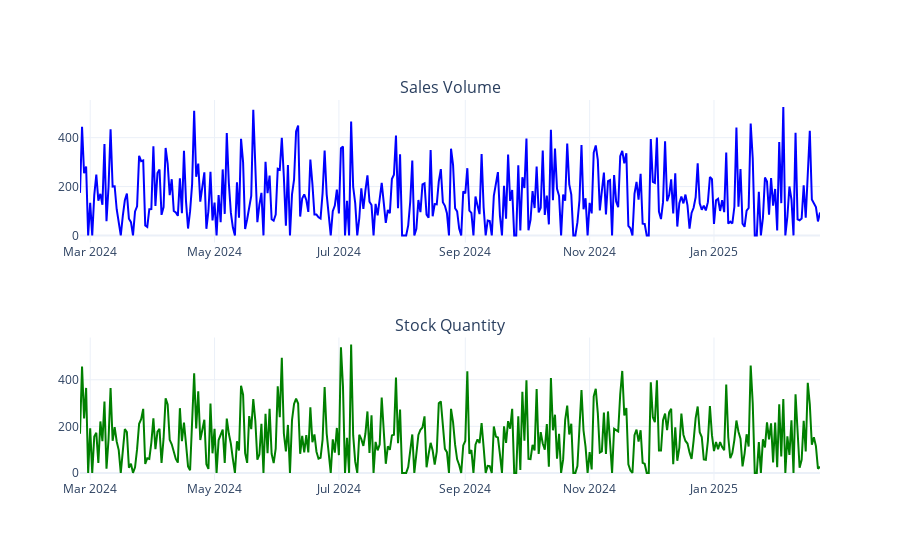

The code cell stored with this chart in its notebook:
### Markdown cell above
### Series Visualization

### Code cell
# Create a blank subplot figure with 2 vertical panels and titles
fig = make_subplots(rows=2, cols=1, subplot_titles=['Sales Volume', 'Stock Quantity'])

# Create individual line plots for each target variable
fig1 = px.line(df_target, y=['Sales_Volume'], color_discrete_sequence=['blue'])
fig2 = px.line(df_target, y=['Stock_Quantity'], color_discrete_sequence=['green'])

# Add the first plot (Sales Volume) to the top panel
fig.add_trace(fig1.data[0], row=1, col=1)
# Add the second plot (Stock Quantity) to the bottom panel
fig.add_trace(fig2.data[0], row=2, col=1)

# Adjust the overall figure layout (hide legend, set height)
fig.update_layout(showlegend=False)
# Display the interactive plot
fig.show()

### Figure 1 — Plotly figure (JSON) as saved in the notebook; plotly's stock layout.template omitted (floating-point values rounded to 4 significant figures; data arrays with more than 128 entries replaced by an {"elided": "..."} marker saying what was removed)
{"data": [{"hovertemplate": "variable=Sales_Volume<br>Date_Received=%{x}<br>value=%{y}<extra></extra>", "legendgroup": "Sales_Volume", "line": {"color": "blue", "dash": "solid"}, "marker": {"symbol": "circle"}, "mode": "lines", "name": "Sales_Volume", "orientation": "v", "showlegend": true, "type": "scatter", "x": {"elided": "364 str values"}, "xaxis": "x", "y": {"elided": "364 int values"}, "yaxis": "y"}, {"hovertemplate": "variable=Stock_Quantity<br>Date_Received=%{x}<br>value=%{y}<extra></extra>", "legendgroup": "Stock_Quantity", "line": {"color": "green", "dash": "solid"}, "marker": {"symbol": "circle"}, "mode": "lines", "name": "Stock_Quantity", "orientation": "v", "showlegend": true, "type": "scatter", "x": {"elided": "364 str values"}, "xaxis": "x2", "y": {"elided": "364 int values"}, "yaxis": "y2"}], "layout": {"annotations": [{"font": {"size": 16}, "showarrow": false, "text": "Sales Volume", "x": 0.5, "xanchor": "center", "xref": "paper", "y": 1, "yanchor": "bottom", "yref": "paper"}, {"font": {"size": 16}, "showarrow": false, "text": "Stock Quantity", "x": 0.5, "xanchor": "center", "xref": "paper", "y": 0.375, "yanchor": "bottom", "yref": "paper"}], "showlegend": false, "xaxis": {"anchor": "y", "domain": [0, 1]}, "xaxis2": {"anchor": "y2", "domain": [0, 1]}, "yaxis": {"anchor": "x", "domain": [0.625, 1]}, "yaxis2": {"anchor": "x2", "domain": [0, 0.375]}}}
